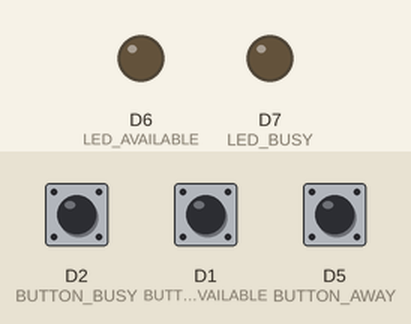
Bench run of a sketch on a simulated ESP8266 (NodeMCU). On the bench: output pins drawn as LEDs (lit = HIGH). Inputs (shaded band) come from the test bench; at power-on: D2 (BUTTON_BUSY) HIGH, D1 (BUTTON_AVAILABLE) HIGH, D5 (BUTTON_AWAY) HIGH. WiFi joins after 1.5 s; servers stay silent unless stated; what the sketch prints to the serial monitor is not drawn.

Above: at 2.7 s.
2.8 s: D2 (BUTTON_BUSY) pulled LOW for 0.15 s
At 3.4 s:
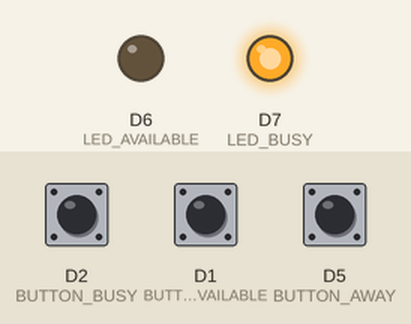
4.4 s: D1 (BUTTON_AVAILABLE) pulled LOW for 0.15 s
At 5.6 s:
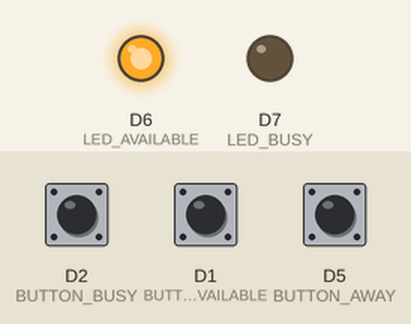
6.0 s: D5 (BUTTON_AWAY) pulled LOW for 0.15 s
At 7.0 s:
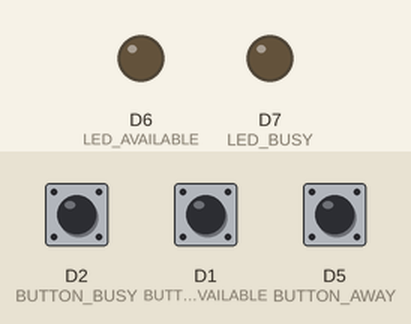
7.6 s: D2 (BUTTON_BUSY) pulled LOW for 1 s
At 8.3 s:
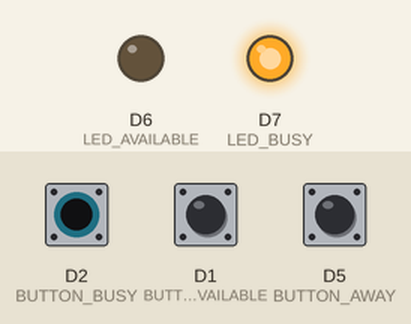
10.1 s: D1 (BUTTON_AVAILABLE) pulled LOW for 1 s
At 11.3 s:
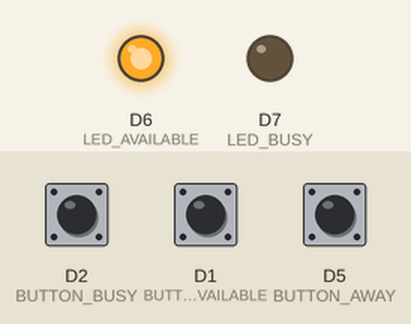
Timing chart, 0 to 13.1 s (numbered marks = the images above; inputs shaded):
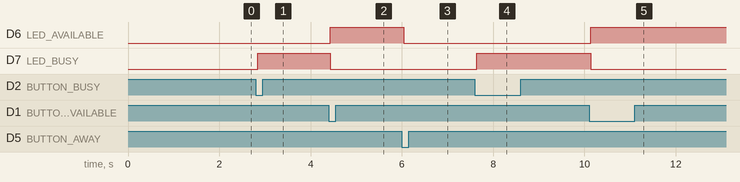

Measured:
- after the input at 2.8 s, D7 (LED_BUSY): LOW → HIGH at once
- after the input at 4.4 s, D6 (LED_AVAILABLE): LOW → HIGH at once; D7 (LED_BUSY): HIGH → LOW at once
- after the input at 6.0 s, D6 (LED_AVAILABLE): HIGH → LOW at once
- after the input at 7.6 s, D7 (LED_BUSY): LOW → HIGH at once
- after the input at 10.1 s, D6 (LED_AVAILABLE): LOW → HIGH at once; D7 (LED_BUSY): HIGH → LOW at once

The sketch:

campuspulse_nodemcu.ino
```cpp
#include <ESP8266WiFi.h>
#include <ESP8266WebServer.h>

// Change these to the 2.4 GHz Wi-Fi network used by the website's browser.
const char* WIFI_SSID = "PLACEMENT";
const char* WIFI_PASSWORD = "qwertyuiop";

ESP8266WebServer server(80);
const uint8_t BUTTON_AVAILABLE = D1;
const uint8_t BUTTON_BUSY = D2;
const uint8_t BUTTON_AWAY = D5;
const uint8_t LED_AVAILABLE = D6;
const uint8_t LED_BUSY = D7;

const uint32_t DEBOUNCE_MS = 35;
uint8_t statusCode = 2; // 0=available, 1=busy, 2=away
uint8_t lastRead[3] = {HIGH, HIGH, HIGH};
uint8_t stableRead[3] = {HIGH, HIGH, HIGH};
uint32_t changedAt[3] = {0, 0, 0};
const uint8_t buttonPins[3] = {BUTTON_AVAILABLE, BUTTON_BUSY, BUTTON_AWAY};

void setStatus(uint8_t next) {
  statusCode = next;
  digitalWrite(LED_AVAILABLE, next == 0 ? HIGH : LOW);
  digitalWrite(LED_BUSY, next == 1 ? HIGH : LOW);
}

void sendCors() {
  server.sendHeader("Access-Control-Allow-Origin", "*");
  server.sendHeader("Access-Control-Allow-Methods", "GET, OPTIONS");
  server.sendHeader("Access-Control-Allow-Headers", "*");
  server.sendHeader("Access-Control-Allow-Private-Network", "true");
  server.sendHeader("Cache-Control", "no-store");
}

void handleOptions() {
  sendCors();
  server.send(204);
}

void handleState() {
  sendCors();
  String label = statusCode == 0 ? "AVAILABLE" : statusCode == 1 ? "BUSY" : "AWAY";
  String body = "{\"status\":\"" + label + "\",\"uptime\":" + String(millis()) + "}";
  server.send(200, "application/json", body);
}

void setup() {
  Serial.begin(115200);
  pinMode(BUTTON_AVAILABLE, INPUT_PULLUP);
  pinMode(BUTTON_BUSY, INPUT_PULLUP);
  pinMode(BUTTON_AWAY, INPUT_PULLUP);
  pinMode(LED_AVAILABLE, OUTPUT);
  pinMode(LED_BUSY, OUTPUT);
  setStatus(2);

  WiFi.mode(WIFI_STA);
  WiFi.begin(WIFI_SSID, WIFI_PASSWORD);
  Serial.print("Connecting to Wi-Fi");
  while (WiFi.status() != WL_CONNECTED) { delay(300); Serial.print('.'); }
  Serial.println();
  Serial.print("NodeMCU address: http://"); Serial.println(WiFi.localIP());

  server.on("/api/state", HTTP_GET, handleState);
  server.on("/api/state", HTTP_OPTIONS, handleOptions);
  server.onNotFound([]() {
    if (server.method() == HTTP_OPTIONS) { handleOptions(); return; }
    sendCors();
    server.send(404, "text/plain", "Use GET /api/state");
  });
  server.begin();
}

void loop() {
  server.handleClient();
  uint32_t now = millis();
  for (uint8_t i = 0; i < 3; i++) {
    uint8_t reading = digitalRead(buttonPins[i]);
    if (reading != lastRead[i]) { lastRead[i] = reading; changedAt[i] = now; }
    if ((uint32_t)(now - changedAt[i]) >= DEBOUNCE_MS && reading != stableRead[i]) {
      stableRead[i] = reading;
      // Treat either edge as a click so maintained ON/OFF switches work too.
      // A previous switch can stay latched; only the switch that just changed
      // selects a status, so it cannot reassert itself on later loop passes.
      setStatus(i);
      Serial.print("Button selected status: ");
      Serial.println(i == 0 ? "AVAILABLE" : i == 1 ? "BUSY" : "AWAY");
    }
  }
}
```
